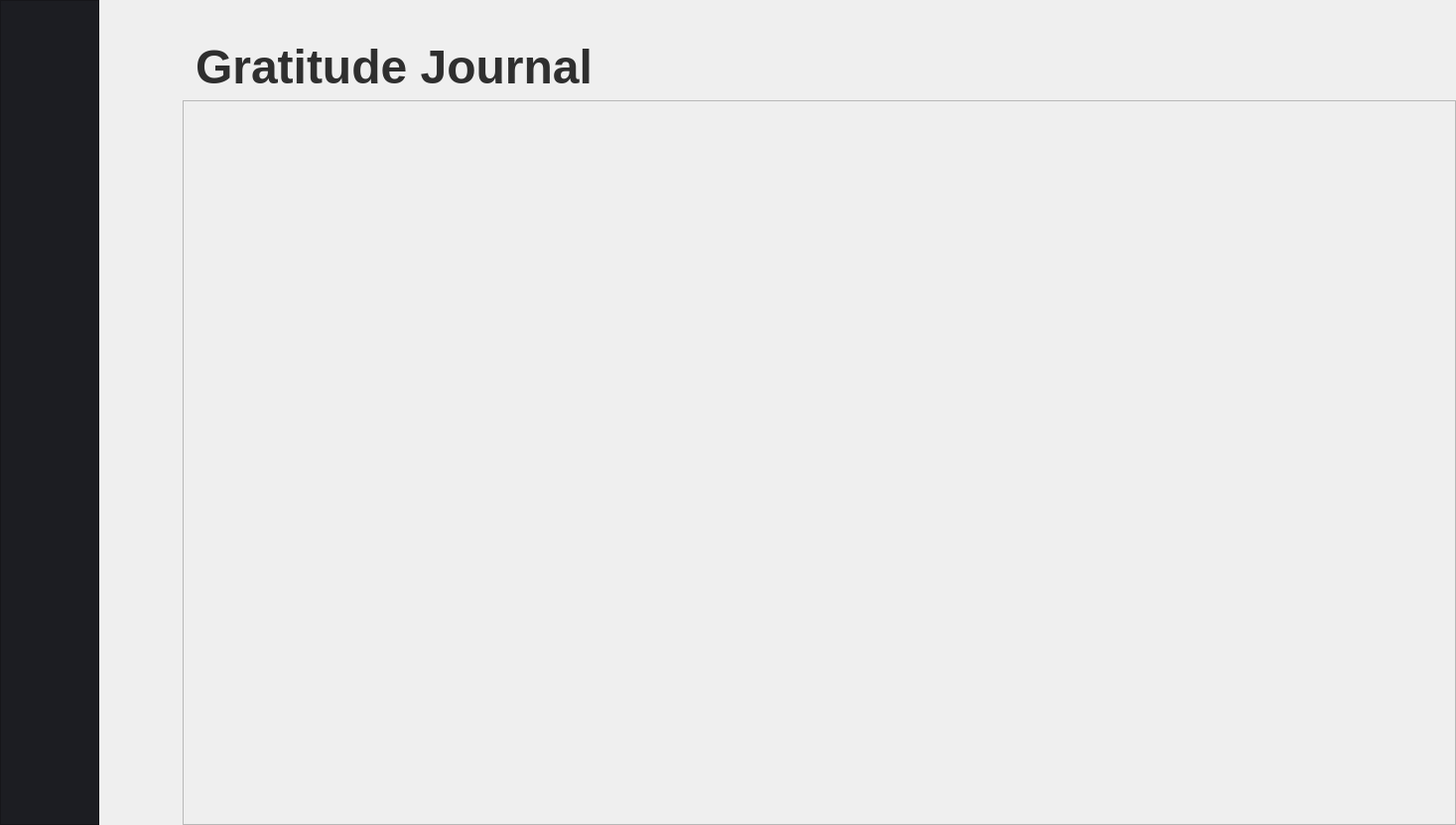
<?xml version="1.0" encoding="UTF-8"?>
<ui version="4.0">
 <class>MainWindow</class>
 <widget class="QMainWindow" name="MainWindow">
  <property name="geometry">
   <rect>
    <x>0</x>
    <y>0</y>
    <width>1467</width>
    <height>831</height>
   </rect>
  </property>
  <property name="windowTitle">
   <string>MainWindow</string>
  </property>
  <property name="autoFillBackground">
   <bool>false</bool>
  </property>
  <widget class="QWidget" name="centralwidget">
   <layout class="QGridLayout" name="gridLayout">
    <property name="leftMargin">
     <number>0</number>
    </property>
    <property name="topMargin">
     <number>0</number>
    </property>
    <property name="rightMargin">
     <number>0</number>
    </property>
    <property name="bottomMargin">
     <number>0</number>
    </property>
    <property name="horizontalSpacing">
     <number>20</number>
    </property>
    <item row="2" column="0" rowspan="2">
     <layout class="QVBoxLayout" name="verticalLayout">
      <item>
       <widget class="QFrame" name="frame">
        <property name="enabled">
         <bool>true</bool>
        </property>
        <property name="minimumSize">
         <size>
          <width>100</width>
          <height>400</height>
         </size>
        </property>
        <property name="maximumSize">
         <size>
          <width>100</width>
          <height>16777215</height>
         </size>
        </property>
        <property name="styleSheet">
         <string notr="true">background-color: rgb(28, 29, 34)</string>
        </property>
        <property name="frameShape">
         <enum>QFrame::StyledPanel</enum>
        </property>
        <property name="frameShadow">
         <enum>QFrame::Raised</enum>
        </property>
        <widget class="QLabel" name="label_2">
         <property name="geometry">
          <rect>
           <x>25</x>
           <y>50</y>
           <width>51</width>
           <height>51</height>
          </rect>
         </property>
         <property name="text">
          <string/>
         </property>
         <property name="pixmap">
          <pixmap resource="../../../../../../../../../Downloads/tes.qrc">:/newPrefix/Items.png</pixmap>
         </property>
        </widget>
        <widget class="QLabel" name="label">
         <property name="geometry">
          <rect>
           <x>31</x>
           <y>190</y>
           <width>31</width>
           <height>51</height>
          </rect>
         </property>
         <property name="text">
          <string>&lt;html&gt;&lt;head/&gt;&lt;body&gt;&lt;p&gt;&lt;img src=&quot;:/newPrefix/todolist.png&quot;/&gt;&lt;/p&gt;&lt;/body&gt;&lt;/html&gt;</string>
         </property>
        </widget>
        <widget class="QLabel" name="label_5">
         <property name="geometry">
          <rect>
           <x>21</x>
           <y>270</y>
           <width>51</width>
           <height>51</height>
          </rect>
         </property>
         <property name="text">
          <string>&lt;html&gt;&lt;head/&gt;&lt;body&gt;&lt;p&gt;&lt;img src=&quot;:/newPrefix/daily plan.png&quot;/&gt;&lt;/p&gt;&lt;/body&gt;&lt;/html&gt;</string>
         </property>
        </widget>
        <widget class="QLabel" name="label_4">
         <property name="geometry">
          <rect>
           <x>22</x>
           <y>350</y>
           <width>51</width>
           <height>51</height>
          </rect>
         </property>
         <property name="text">
          <string>&lt;html&gt;&lt;head/&gt;&lt;body&gt;&lt;p&gt;&lt;img src=&quot;:/newPrefix/target.png&quot;/&gt;&lt;/p&gt;&lt;/body&gt;&lt;/html&gt;</string>
         </property>
        </widget>
        <widget class="QLabel" name="label_8">
         <property name="geometry">
          <rect>
           <x>21</x>
           <y>440</y>
           <width>51</width>
           <height>41</height>
          </rect>
         </property>
         <property name="text">
          <string>&lt;html&gt;&lt;head/&gt;&lt;body&gt;&lt;p&gt;&lt;img src=&quot;:/newPrefix/gratitude.png&quot;/&gt;&lt;/p&gt;&lt;/body&gt;&lt;/html&gt;</string>
         </property>
        </widget>
        <widget class="QLabel" name="label_6">
         <property name="geometry">
          <rect>
           <x>30</x>
           <y>510</y>
           <width>41</width>
           <height>71</height>
          </rect>
         </property>
         <property name="text">
          <string>&lt;html&gt;&lt;head/&gt;&lt;body&gt;&lt;p&gt;&lt;img src=&quot;:/newPrefix/article.png&quot;/&gt;&lt;/p&gt;&lt;/body&gt;&lt;/html&gt;</string>
         </property>
        </widget>
        <widget class="QLabel" name="label_7">
         <property name="geometry">
          <rect>
           <x>40</x>
           <y>730</y>
           <width>31</width>
           <height>31</height>
          </rect>
         </property>
         <property name="text">
          <string>&lt;html&gt;&lt;head/&gt;&lt;body&gt;&lt;p&gt;&lt;img src=&quot;:/newPrefix/Icon.png&quot;/&gt;&lt;/p&gt;&lt;/body&gt;&lt;/html&gt;</string>
         </property>
        </widget>
       </widget>
      </item>
     </layout>
    </item>
    <item row="2" column="1">
     <layout class="QHBoxLayout" name="horizontalLayout_2">
      <item alignment="Qt::AlignTop">
       <widget class="QPushButton" name="pushButton">
        <property name="maximumSize">
         <size>
          <width>50</width>
          <height>16777215</height>
         </size>
        </property>
        <property name="autoFillBackground">
         <bool>false</bool>
        </property>
        <property name="styleSheet">
         <string notr="true">margin-top: 50px; margin-left: 10px</string>
        </property>
        <property name="text">
         <string/>
        </property>
        <property name="icon">
         <iconset resource="../../../../../../../../../Downloads/tes.qrc">
          <normaloff>:/newPrefix/Back.png</normaloff>:/newPrefix/Back.png</iconset>
        </property>
        <property name="iconSize">
         <size>
          <width>47</width>
          <height>49</height>
         </size>
        </property>
        <property name="autoDefault">
         <bool>false</bool>
        </property>
        <property name="default">
         <bool>false</bool>
        </property>
        <property name="flat">
         <bool>true</bool>
        </property>
       </widget>
      </item>
     </layout>
    </item>
    <item row="2" column="2">
     <layout class="QVBoxLayout" name="verticalLayout_6">
      <item>
       <layout class="QHBoxLayout" name="horizontalLayout_4">
        <item>
         <widget class="QLabel" name="label_9">
          <property name="font">
           <font>
            <pointsize>36</pointsize>
            <weight>75</weight>
            <bold>true</bold>
           </font>
          </property>
          <property name="styleSheet">
           <string notr="true">margin-top: 40px; color : #2F2F2F;</string>
          </property>
          <property name="text">
           <string>&lt;html&gt;&lt;head/&gt;&lt;body&gt;&lt;p&gt;Gratitude Journal&lt;/p&gt;&lt;/body&gt;&lt;/html&gt;</string>
          </property>
          <property name="alignment">
           <set>Qt::AlignLeading|Qt::AlignLeft|Qt::AlignVCenter</set>
          </property>
         </widget>
        </item>
        <item>
         <spacer name="horizontalSpacer">
          <property name="orientation">
           <enum>Qt::Horizontal</enum>
          </property>
          <property name="sizeHint" stdset="0">
           <size>
            <width>40</width>
            <height>20</height>
           </size>
          </property>
         </spacer>
        </item>
        <item alignment="Qt::AlignBottom">
         <widget class="QPushButton" name="pushButton_2">
          <property name="text">
           <string/>
          </property>
          <property name="icon">
           <iconset resource="../../../../../../../../../Downloads/tes.qrc">
            <normaloff>:/newPrefix/Add_round.png</normaloff>:/newPrefix/Add_round.png</iconset>
          </property>
          <property name="iconSize">
           <size>
            <width>60</width>
            <height>60</height>
           </size>
          </property>
          <property name="flat">
           <bool>true</bool>
          </property>
         </widget>
        </item>
       </layout>
      </item>
     </layout>
    </item>
    <item row="3" column="2">
     <widget class="QScrollArea" name="scrollArea">
      <property name="widgetResizable">
       <bool>true</bool>
      </property>
      <widget class="QWidget" name="scrollAreaWidgetContents">
       <property name="geometry">
        <rect>
         <x>0</x>
         <y>0</y>
         <width>1271</width>
         <height>706</height>
        </rect>
       </property>
      </widget>
     </widget>
    </item>
   </layout>
  </widget>
 </widget>
 <resources>
  <include location="../../../../../../../../../Downloads/tes.qrc"/>
  <include location="tes.qrc"/>
 </resources>
 <connections/>
</ui>
